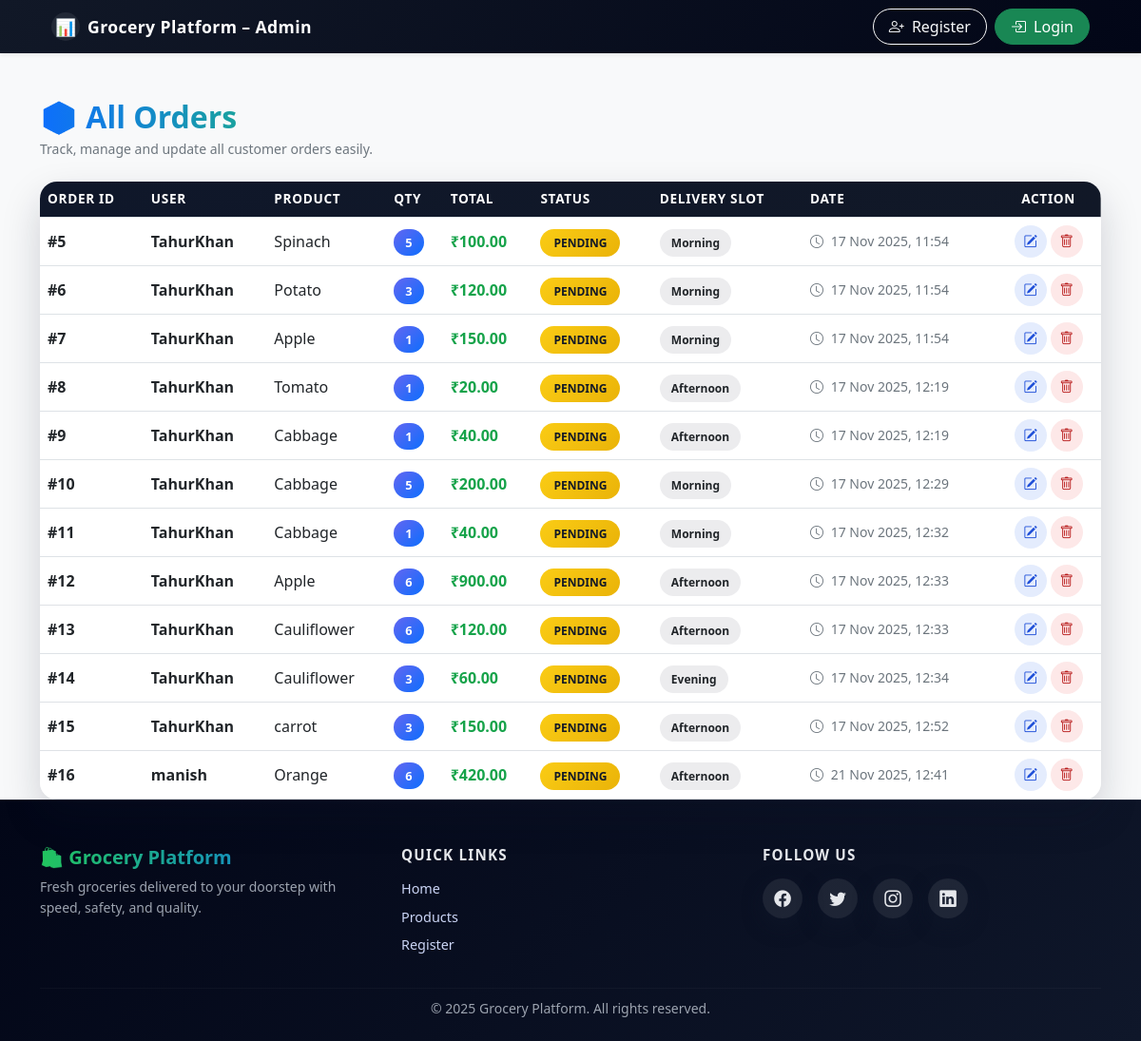
/orders/, run on an earlier commit of the app's database.
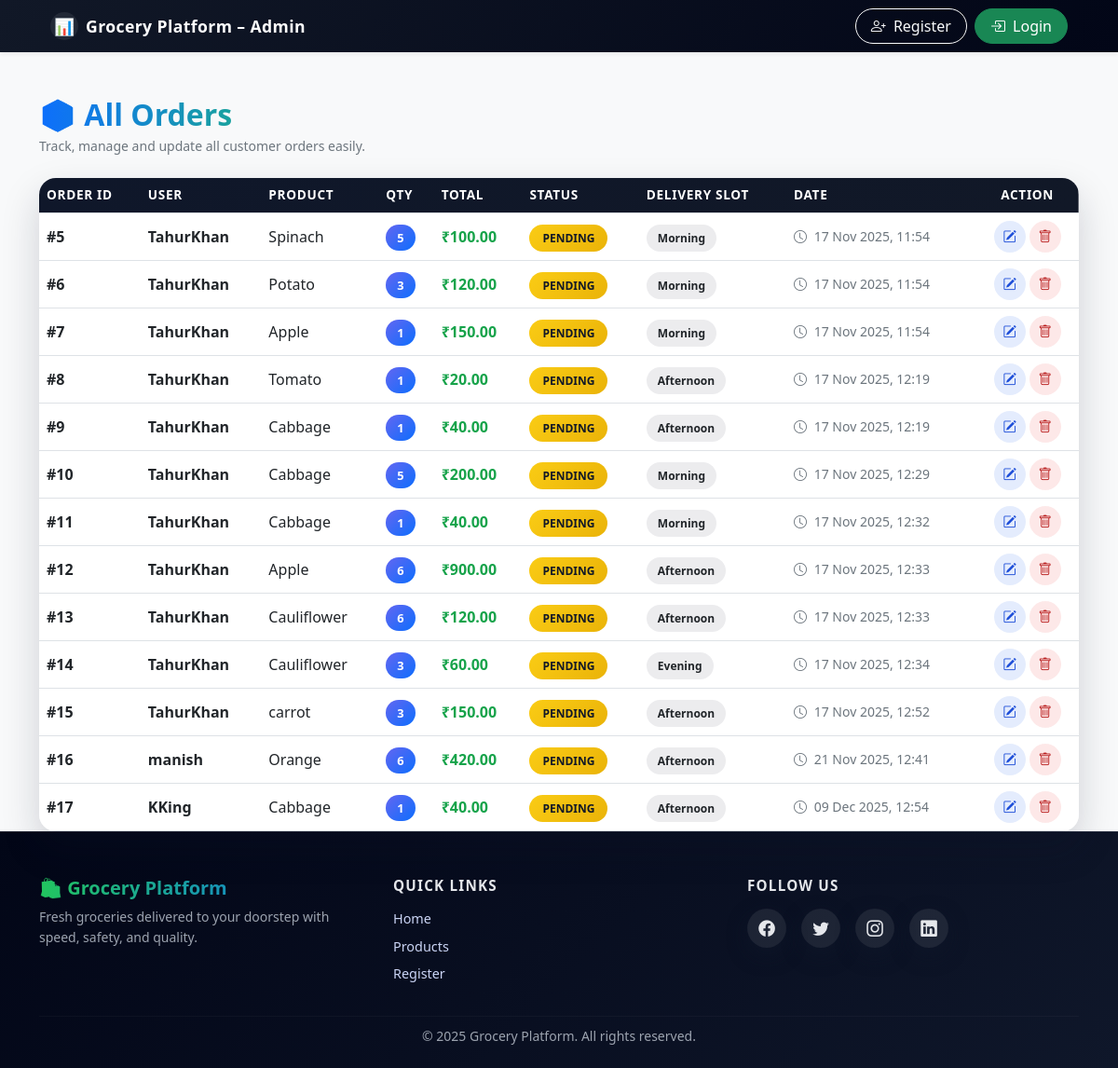
And on a later commit of the database.
### orderapp/models.py (models this page shows, shortened)
class Order(models.Model):
    user = models.ForeignKey(User, on_delete=models.CASCADE)
    image = models.ImageField(upload_to='order_images/', null=True, blank=True)  # ✔ NEW
    address = models.ForeignKey("Address", on_delete=models.CASCADE, null=True, blank=True) # ✔ NEW
    product_name = models.CharField(max_length=30, null=True, blank=True)
    quantity = models.IntegerField(default=1)
    total_price = models.DecimalField(max_digits=10, decimal_places=2)
    delivery_slot = models.CharField(max_length=20, choices=DELIVERY_SLOTS)
    status = models.CharField(max_length=20, choices=STATUS_CHOICES, default='Pending')
    created_at = models.DateTimeField(auto_now_add=True)
    class Meta:
        db_table = 'order'

### dashboard/views.py (the view)
# urls.py: path('orders/', v.admin_order_list, name='orders'),
def admin_order_list(request):
    orders = Order.objects.select_related('user').all()
    return render(request, 'admin_order_list.html', {'orders': orders})

### cart/context_processors.py (called while the page is built)
def cart_count(request):
    count = request.session.get('cart_count', 0)
    return {'cart_count': count}

### dashboard/templates/admin_order_list.html (shortened to what this page needs)
{% extends 'admin_home.html' %}
{% block body %}
<div class="container mt-5">
    <div class="d-flex justify-content-between align-items-center mb-4">
        <div>
            <h2 class="fw-bold orders-title mb-1">📦 All Orders</h2>
            <p class="text-muted small mb-0">Track, manage and update all customer orders easily.</p>
        </div>
    </div>
    <div class="table-responsive orders-table-wrapper">
        <table class="table align-middle orders-table mb-0">
            <thead>
                <tr>
                    <th>Order ID</th>
                    <th>User</th>
                    <th>Product</th>
                    <th>Qty</th>
                    <th>Total</th>
                    <th>Status</th>
                    <th>Delivery Slot</th>
                    <th>Date</th>
                    <th class="text-center">Action</th>
                </tr>
            </thead>
            <tbody>
                {% for order in orders %}
                <tr>
                    <td class="fw-semibold">#{{ order.id }}</td>
                    <td class="fw-semibold">
                        {{ order.user.username }}
                    </td>
                    <td>
                        {{ order.product_name }}
                    </td>
                    <td>
                        <span class="qty-badge">{{ order.quantity }}</span>
                    </td>
                    <td class="price-text">
                        ₹{{ order.total_price|floatformat:2 }}
                    </td>
                    <td>
                        <span class="status-badge
                            {% if order.status == 'Delivered' %} status-success
                            {% elif order.status == 'Pending' %} status-warning
                            {% elif order.status == 'Cancelled' %} status-danger
                            {% else %} status-info
                            {% endif %}">
                            {{ order.status }}
                        </span>
                    </td>
                    <td>
                        <span class="slot-badge">{{ order.delivery_slot }}</span>
                    </td>
                    <td class="text-muted small">
                        <i class="bi bi-clock me-1"></i>
                        {{ order.created_at|date:"d M Y, H:i" }}
                    </td>
                    <td class="text-center">
                        <a href="{% url 'dashboard:admin_order_edit' order.id %}"
                           class="btn btn-icon btn-icon-primary"
                           title="Edit">
                            <i class="bi bi-pencil-square"></i>
                        </a>
                        <a href="{% url 'dashboard:admin_order_delete' order.id %}"
                           class="btn btn-icon btn-icon-danger"
                           onclick="return confirm('Are you sure you want to delete this order?');"
                           title="Delete">
                            <i class="bi bi-trash"></i>
                        </a>
                    </td>
                </tr>
                {% empty %}
                <tr>
                    <td colspan="9" class="text-center text-muted py-4">
                        No orders found.
                    </td>
                </tr>
                {% endfor %}
            </tbody>
        </table>
    </div>
</div>
<link rel="stylesheet" href="https://cdn.jsdelivr.net/npm/bootstrap-icons@1.10.5/font/bootstrap-icons.css">
{% endblock %}

### dashboard/templates/admin_home.html (shortened to what this page needs)
<!DOCTYPE html>
<html lang="en">
<head>
    {% load static %}
    <link href="{% static 'css/styles.css' %}" rel="stylesheet" />
    <link href="https://cdn.jsdelivr.net/npm/bootstrap-icons@1.5.0/font/bootstrap-icons.css" rel="stylesheet" />
    <link href="{% static 'css/styles.css' %}" rel="stylesheet" />
</head>
<body class="bg-light">
    {% include 'admin_navbar.html' %}
    <main class="py-0">
        {% block body %}{% endblock %}
    </main>
    {% include 'footer.html' %}
</body>
</html>

### dashboard/templates/admin_navbar.html (shortened to what this page needs)
<nav class="navbar navbar-expand-lg navbar-dark main-navbar shadow-sm sticky-top">
    <div class="container px-3 px-lg-4">
        <a class="navbar-brand fw-bold d-flex align-items-center" href="/dashboard/">
            <span class="brand-icon me-2">📊</span>
            <span>Grocery Platform – Admin</span>
        </a>
        <div class="collapse navbar-collapse" id="navbarSupportedContent">
            <div class="d-flex align-items-center gap-2 ms-auto mt-2 mt-lg-0">
                {% if user.is_authenticated %}
                    <span class="welcome-chip d-none d-md-inline">
                        <i class="bi bi-person-badge me-1"></i>
                        Admin: {{ user.username }}
                    </span>
                    <a class="btn logout-btn rounded-pill px-3" href="{% url 'account:logout' %}">
                        <i class="bi bi-box-arrow-right me-1"></i> Logout
                    </a>
                {% else %}
                    <a class="btn btn-outline-light rounded-pill px-3" href="{% url 'account:add' %}">
                        <i class="bi bi-person-plus me-1"></i> Register
                    </a>
                    <a class="btn btn-success rounded-pill px-3" href="{% url 'account:login' %}">
                        <i class="bi bi-box-arrow-in-right me-1"></i> Login
                    </a>
                {% endif %}
            </div>
        </div>
    </div>
</nav>
<link rel="stylesheet" href="https://cdn.jsdelivr.net/npm/bootstrap-icons@1.10.5/font/bootstrap-icons.css">

### account/templates/footer.html (shortened to what this page needs)
<footer class="premium-footer pt-5 pb-4 text-white">
    <div class="container">
        <div class="row text-center text-md-start align-items-start">
            <div class="col-md-4 mb-4">
                <h5 class="fw-bold footer-brand mb-2">🛍 Grocery Platform</h5>
                <p class="footer-text small">
                    Fresh groceries delivered to your doorstep with speed, safety, and quality.
                </p>
            </div>
            <div class="col-md-4 mb-4">
                <h6 class="fw-bold mb-3 footer-title">Quick Links</h6>
                <div class="d-flex flex-column gap-2 align-items-center align-items-md-start">
                    <a href="/" class="footer-link">Home</a>
                    <a href="{% url 'product:list' %}" class="footer-link">Products</a>
                    <a href="{% url 'account:add' %}" class="footer-link">Register</a>
                </div>
            </div>
            <div class="col-md-4 mb-4">
                <h6 class="fw-bold mb-3 footer-title">Follow Us</h6>
                <div class="d-flex justify-content-center justify-content-md-start gap-3">
                    <a href="#" class="social-icon"><i class="bi bi-facebook"></i></a>
                    <a href="#" class="social-icon"><i class="bi bi-twitter"></i></a>
                    <a href="https://www.instagram.com/mr.jayesh_02" class="social-icon"><i class="bi bi-instagram"></i></a>
                    <a href="https://www.linkedin.com/in/jayeshpatil02" class="social-icon"><i class="bi bi-linkedin"></i></a>
                </div>
            </div>
        </div>
        <hr class="footer-divider">
        <div class="text-center small footer-bottom-text">
            &copy; 2025 Grocery Platform. All rights reserved.
        </div>
    </div>
</footer>
<link rel="stylesheet" href="https://cdn.jsdelivr.net/npm/bootstrap-icons@1.10.5/font/bootstrap-icons.css">

### dashboard/templates/admin_navbar.html (style rules this page uses)
.main-navbar { background: linear-gradient(120deg, #111827, #020617); backdrop-filter: blur(10px); }
.navbar-brand { font-size: 1.1rem; letter-spacing: 0.4px; }
.brand-icon { display: inline-flex; width: 30px; height: 30px; border-radius: 999px; align-items: center; justify-content: center; background: rgba(255,255,255,0.08); }

### dashboard/templates/admin_order_list.html (style rules this page uses)
.orders-title { background: linear-gradient(90deg, #0d6efd, #22c55e); -webkit-background-clip: text; -webkit-text-fill-color: transparent; }
.orders-table-wrapper { background: rgba(255, 255, 255, 0.9); backdrop-filter: blur(12px); border-radius: 18px; box-shadow: 0 18px 40px rgba(15, 23, 42, 0.18); overflow: hidden; }
.orders-table thead { background: linear-gradient(135deg, #0f172a, #111827); color: #ffffff; }
.orders-table th { font-size: 0.85rem; letter-spacing: 0.05em; text-transform: uppercase; }
.orders-table tbody tr { transition: 0.25s ease; }
.qty-badge { background: linear-gradient(135deg, #6366f1, #0d6efd); color: white; padding: 5px 12px; border-radius: 999px; font-size: 0.8rem; font-weight: 600; }
.price-text { font-weight: 700; color: #16a34a; }
.status-badge { padding: 6px 14px; border-radius: 999px; font-size: 0.75rem; font-weight: 700; text-transform: uppercase; }
.status-warning { background: linear-gradient(135deg, #facc15, #eab308); color: #111827; }
.slot-badge { background: rgba(15, 23, 42, 0.08); padding: 6px 12px; border-radius: 999px; font-size: 0.75rem; font-weight: 600; }
.btn-icon { width: 34px; height: 34px; border-radius: 999px; display: inline-flex; align-items: center; justify-content: center; padding: 0; border: none; font-size: 0.9rem; transition: 0.2s ease; }
.btn-icon-primary { background: rgba(37, 99, 235, 0.12); color: #1d4ed8; }
.btn-icon-danger { background: rgba(239, 68, 68, 0.12); color: #b91c1c; }

### account/templates/footer.html (style rules this page uses)
.premium-footer { background: linear-gradient(135deg, #020617, #0f172a); border-top: 1px solid rgba(255,255,255,0.08); }
.footer-brand { background: linear-gradient(90deg, #22c55e, #0d6efd); -webkit-background-clip: text; -webkit-text-fill-color: transparent; color: #22c55e; }
.footer-title { font-size: 0.95rem; letter-spacing: 0.08em; text-transform: uppercase; color: #e5e7eb; }
.footer-text { color: #9ca3af; line-height: 1.6; }
.footer-link { color: #cbd5f5; text-decoration: none; font-size: 0.9rem; transition: all 0.25s ease; }
.social-icon { width: 42px; height: 42px; border-radius: 999px; background: rgba(255,255,255,0.08); display: flex; align-items: center; justify-content: center; color: #e5e7eb; font-size: 1.1rem; transition: all 0.25s ease; box-shadow: 0 8px 20px rgba(15,23,42,0.6); }
.footer-divider { border-color: rgba(255,255,255,0.12); margin-top: 10px; margin-bottom: 10px; }
.footer-bottom-text { color: #9ca3af; }

What changed in the data, as far as the page shows it:
added Order: id "17", user.username "KKing", product_name "Cabbage", quantity "1", total_price "40.00", status "PENDING", delivery_slot "Afternoon", created_at "09 Dec 2025, 12:54"
